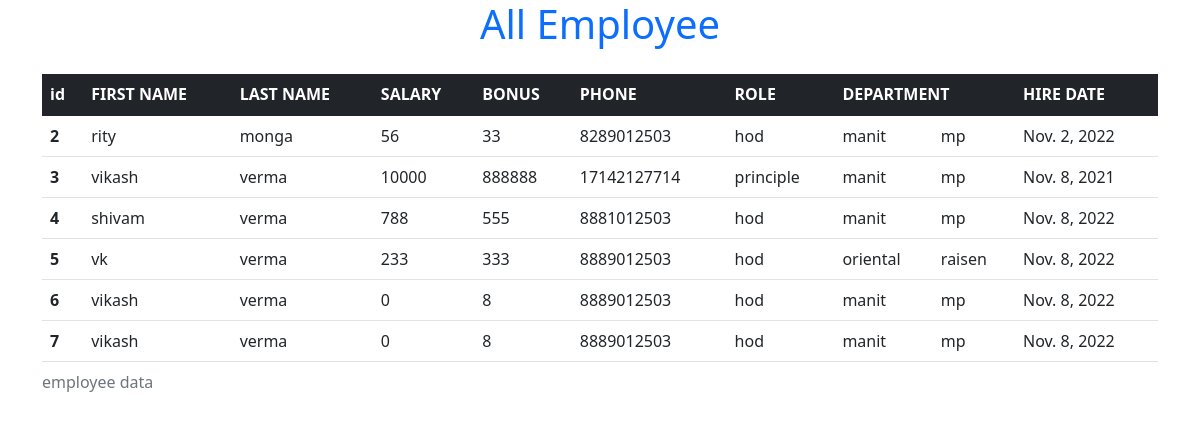
The app's page /all_emp with its own data.
### emp/models.py (models this page shows, shortened)
class Employee(models.Model):
    first_name = models.CharField(max_length=100, null=False)
    last_name = models.CharField(max_length=100)
    dept = models.ForeignKey(Department, on_delete=models.CASCADE)
    salary = models.IntegerField(default=0)
    bonus = models.IntegerField(default=0)
    role = models.ForeignKey(Role, on_delete=models.CASCADE)
    phone = models.IntegerField(default=0 , unique = True)
    hire_date = models.DateField()

class Role(models.Model):
    name = models.CharField(max_length=100, null=False)

class Department(models.Model):
    name = models.CharField(max_length=100,null=False)
    location = models.CharField(max_length=100)

### emp/views.py (the view)
# urls.py: path('all_emp', All_Emp.as_view(), name='all_emp'),
class All_Emp(View):
    def get(self , request):
        return render(request, 'emp/view_all_emp.html' , {"employees"   : Employee.objects.all()})

### emp/templates/emp/view_all_emp.html (shortened to what this page needs)
{% extends 'emp/base.html' %}
{% load static %}
{% block body %}
    <div class="container" >
        <h1 class="text-primary text-center">
          All  Employee</h1>
        <table class="mt-4 mb-4 table ">
            <caption style="caption-side:center" >employee data</caption>
            <thead class="table-dark">
                <th>id</th>
                <th  scope="col">FIRST NAME</th>
                <th  scope="col">LAST NAME</th>
                <th  scope="col">SALARY</th>
                <th  scope="col">BONUS</th>
                <th  scope="col">PHONE</th>
                <th  scope="col">ROLE</th>
                <th colspan="2" scope="col">DEPARTMENT </th>
                <th  scope="col">HIRE DATE</th>
            </thead>
            <tbody>
                {% for emp in employees %}
                  <tr>
                    <th scope="row">{{emp.id}}</th>
                    <td>{{emp.first_name}}</td>
                    <td>{{emp.last_name}}</td>
                    <td>{{emp.salary}}</td>
                    <td>{{emp.bonus}}</td>
                    <td>{{emp.phone}}</td>
                    <td>{{emp.role.name}}</td>
                    <td>{{emp.dept.name}}</td>
                    <td>{{emp.dept.location}}</td>
                    <td>{{emp.hire_date}}</td>
                  </tr>
                       {% endfor %}
            </tbody>
            </div>
</div>{% endblock %}{% block js %}{% endblock %}

### emp/templates/emp/base.html (shortened to what this page needs)
{% load static %}
<!DOCTYPE html>
<html lang="en">
<head>
    <link href="https://cdn.jsdelivr.net/npm/bootstrap@5.1.3/dist/css/bootstrap.min.css" rel="stylesheet">
</head>
<body>
    {% block body %}
    {% endblock %}
</body>
</html>

### records on screen
Employee: id "2", first_name "rity", last_name "monga", salary "56", bonus "33", phone "8289012503", role.name "hod", dept.name "manit", dept.location "mp", hire_date "Nov. 2, 2022"
Employee: id "3", first_name "vikash", last_name "verma", salary "10000", bonus "888888", phone "17142127714", role.name "principle", dept.name "manit", dept.location "mp", hire_date "Nov. 8, 2021"
Employee: id "4", first_name "shivam", last_name "verma", salary "788", bonus "555", phone "8881012503", role.name "hod", dept.name "manit", dept.location "mp", hire_date "Nov. 8, 2022"
Employee: id "5", first_name "vk", last_name "verma", salary "233", bonus "333", phone "8889012503", role.name "hod", dept.name "oriental", dept.location "raisen", hire_date "Nov. 8, 2022"
Employee: id "6", first_name "vikash", last_name "verma", salary "0", bonus "8", phone "8889012503", role.name "hod", dept.name "manit", dept.location "mp", hire_date "Nov. 8, 2022"
Employee: id "7", first_name "vikash", last_name "verma", salary "0", bonus "8", phone "8889012503", role.name "hod", dept.name "manit", dept.location "mp", hire_date "Nov. 8, 2022"
